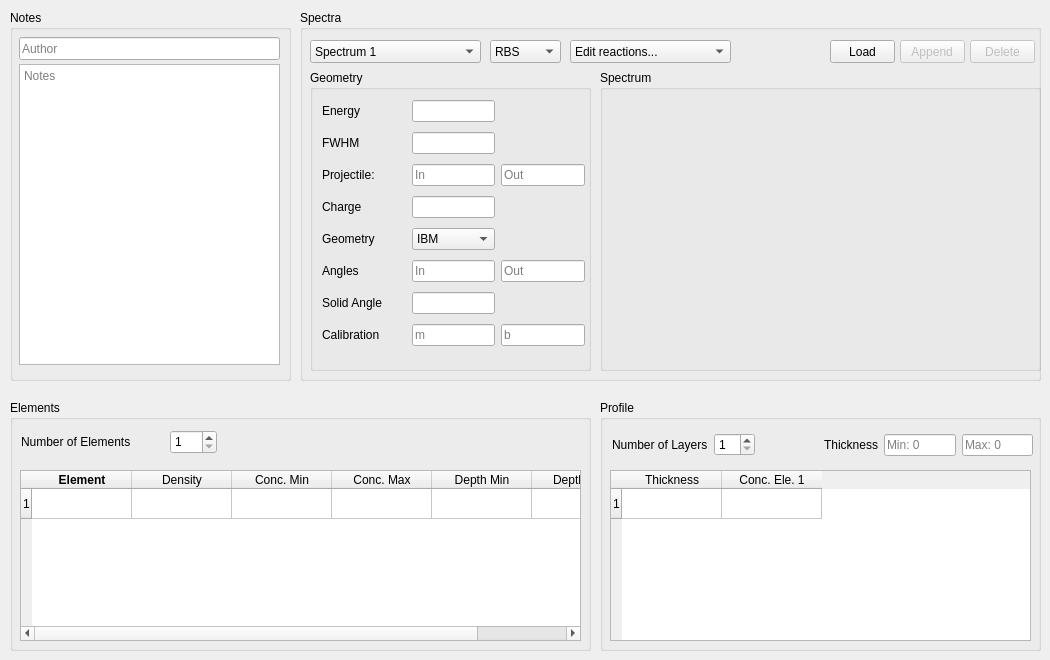
      <widget class="QWidget" name="tab">
       <attribute name="title">
        <string>Basic</string>
       </attribute>
       <widget class="QGroupBox" name="groupBox_2">
        <property name="geometry">
         <rect>
          <x>10</x>
          <y>10</y>
          <width>281</width>
          <height>371</height>
         </rect>
        </property>
        <property name="title">
         <string>Notes</string>
        </property>
        <widget class="QLineEdit" name="notes_user">
         <property name="geometry">
          <rect>
           <x>9</x>
           <y>27</y>
           <width>261</width>
           <height>23</height>
          </rect>
         </property>
         <property name="placeholderText">
          <string>Author</string>
         </property>
        </widget>
        <widget class="QPlainTextEdit" name="notes_note">
         <property name="geometry">
          <rect>
           <x>9</x>
           <y>54</y>
           <width>261</width>
           <height>301</height>
          </rect>
         </property>
         <property name="sizePolicy">
          <sizepolicy hsizetype="Expanding" vsizetype="Expanding">
           <horstretch>1</horstretch>
           <verstretch>0</verstretch>
          </sizepolicy>
         </property>
         <property name="placeholderText">
          <string>Notes</string>
         </property>
        </widget>
       </widget>
       <widget class="QGroupBox" name="groupBox_3">
        <property name="geometry">
         <rect>
          <x>10</x>
          <y>400</y>
          <width>581</width>
          <height>251</height>
         </rect>
        </property>
        <property name="title">
         <string>Elements</string>
        </property>
        <widget class="QTableWidget" name="elements_table">
         <property name="geometry">
          <rect>
           <x>10</x>
           <y>70</y>
           <width>561</width>
           <height>171</height>
          </rect>
         </property>
         <property name="alternatingRowColors">
          <bool>true</bool>
         </property>
         <attribute name="horizontalHeaderDefaultSectionSize">
          <number>100</number>
         </attribute>
         <row>
          <property name="text">
           <string>1</string>
          </property>
         </row>
         <column>
          <property name="text">
           <string>Element</string>
          </property>
          <property name="font">
           <font>
            <weight>75</weight>
            <bold>true</bold>
           </font>
          </property>
         </column>
         <column>
          <property name="text">
           <string>Density</string>
          </property>
          <property name="toolTip">
           <string>&lt;html&gt;&lt;head/&gt;&lt;body&gt;&lt;p&gt;&lt;span style=&quot; font-family:'monospace'; font-size:13px; color:#1a1aa6;&quot;&gt;In 1x10&lt;/span&gt;&lt;span style=&quot; font-family:'monospace'; font-size:13px; color:#1a1aa6; vertical-align:super;&quot;&gt;22&lt;/span&gt;&lt;span style=&quot; font-family:'monospace'; font-size:13px; color:#1a1aa6; vertical-align:super;&quot;/&gt;&lt;span style=&quot; font-family:'monospace'; font-size:13px; color:#1a1aa6;&quot;&gt;at/cm&lt;/span&gt;&lt;span style=&quot; font-family:'monospace'; font-size:13px; color:#1a1aa6; vertical-align:super;&quot;&gt;3&lt;/span&gt;&lt;/p&gt;&lt;/body&gt;&lt;/html&gt;</string>
          </property>
         </column>
         <column>
          <property name="text">
           <string extracomment="Minimum Concentration">Conc. Min</string>
          </property>
          <property name="toolTip">
           <string extracomment="Minimum Concentration"/>
          </property>
          <property name="whatsThis">
           <string extracomment="Minimum Concentration"/>
          </property>
          <property name="textAlignment">
           <set>AlignCenter</set>
          </property>
         </column>
         <column>
          <property name="text">
           <string>Conc. Max</string>
          </property>
         </column>
         <column>
          <property name="text">
           <string>Depth Min</string>
          </property>
         </column>
         <column>
          <property name="text">
           <string>Depth Max</string>
          </property>
         </column>
         <item row="0" column="0">
          <property name="text">
           <string/>
          </property>
         </item>
         <item row="0" column="1">
          <property name="text">
           <string/>
          </property>
         </item>
         <item row="0" column="2">
          <property name="text">
           <string/>
          </property>
         </item>
         <item row="0" column="3">
          <property name="text">
           <string/>
          </property>
         </item>
         <item row="0" column="4">
          <property name="text">
           <string/>
          </property>
         </item>
         <item row="0" column="5">
          <property name="text">
           <string/>
          </property>
         </item>
        </widget>
        <widget class="QSpinBox" name="elements_nelements">
         <property name="geometry">
          <rect>
           <x>160</x>
           <y>30</y>
           <width>47</width>
           <height>24</height>
          </rect>
         </property>
         <property name="minimum">
          <number>1</number>
         </property>
        </widget>
        <widget class="QLabel" name="label_6">
         <property name="geometry">
          <rect>
           <x>11</x>
           <y>34</y>
           <width>141</width>
           <height>16</height>
          </rect>
         </property>
         <property name="text">
          <string>Number of Elements</string>
         </property>
        </widget>
       </widget>
       <widget class="QGroupBox" name="groupBox_5">
        <property name="geometry">
         <rect>
          <x>600</x>
          <y>400</y>
          <width>441</width>
          <height>251</height>
         </rect>
        </property>
        <property name="title">
         <string>Profile</string>
        </property>
        <widget class="QTableWidget" name="profile_table">
         <property name="geometry">
          <rect>
           <x>10</x>
           <y>70</y>
           <width>421</width>
           <height>171</height>
          </rect>
         </property>
         <property name="alternatingRowColors">
          <bool>true</bool>
         </property>
         <attribute name="horizontalHeaderDefaultSectionSize">
          <number>100</number>
         </attribute>
         <row>
          <property name="text">
           <string>1</string>
          </property>
         </row>
         <column>
          <property name="text">
           <string>Thickness</string>
          </property>
          <property name="toolTip">
           <string>&lt;html&gt;&lt;head/&gt;&lt;body&gt;&lt;p&gt;&lt;span style=&quot; font-family:'monospace'; font-size:13px; color:#1a1aa6;&quot;&gt;In 1x10&lt;/span&gt;&lt;span style=&quot; font-family:'monospace'; font-size:13px; color:#1a1aa6; vertical-align:super;&quot;&gt;15 &lt;/span&gt;&lt;span style=&quot; font-family:'monospace'; font-size:13px; color:#1a1aa6;&quot;&gt;at/cm&lt;/span&gt;&lt;span style=&quot; font-family:'monospace'; font-size:13px; color:#1a1aa6; vertical-align:super;&quot;&gt;2&lt;/span&gt;&lt;/p&gt;&lt;/body&gt;&lt;/html&gt;</string>
          </property>
         </column>
         <column>
          <property name="text">
           <string>Conc. Ele. 1</string>
          </property>
         </column>
         <item row="0" column="0">
          <property name="text">
           <string/>
          </property>
         </item>
         <item row="0" column="1">
          <property name="text">
           <string/>
          </property>
         </item>
        </widget>
        <widget class="QLineEdit" name="lineEdit_2">
         <property name="geometry">
          <rect>
           <x>499</x>
           <y>26</y>
           <width>113</width>
           <height>23</height>
          </rect>
         </property>
        </widget>
        <widget class="QWidget" name="layoutWidget">
         <property name="geometry">
          <rect>
           <x>12</x>
           <y>31</y>
           <width>421</width>
           <height>28</height>
          </rect>
         </property>
         <layout class="QHBoxLayout" name="horizontalLayout">
          <item>
           <widget class="QLabel" name="label_7">
            <property name="text">
             <string>Number of Layers</string>
            </property>
           </widget>
          </item>
          <item>
           <widget class="QSpinBox" name="profile_nlayers">
            <property name="minimum">
             <number>1</number>
            </property>
           </widget>
          </item>
          <item>
           <spacer name="horizontalSpacer_4">
            <property name="orientation">
             <enum>Qt::Horizontal</enum>
            </property>
            <property name="sizeHint" stdset="0">
             <size>
              <width>100</width>
              <height>20</height>
             </size>
            </property>
           </spacer>
          </item>
          <item>
           <widget class="QLabel" name="label_33">
            <property name="toolTip">
             <string>&lt;html&gt;&lt;head/&gt;&lt;body&gt;&lt;p&gt;&lt;span style=&quot; font-family:'monospace'; font-size:13px; color:#1a1aa6;&quot;&gt;In 1x10&lt;/span&gt;&lt;span style=&quot; font-family:'monospace'; font-size:13px; color:#1a1aa6; vertical-align:super;&quot;&gt;15 &lt;/span&gt;&lt;span style=&quot; font-family:'monospace'; font-size:13px; color:#1a1aa6;&quot;&gt;at/cm&lt;/span&gt;&lt;span style=&quot; font-family:'monospace'; font-size:13px; color:#1a1aa6; vertical-align:super;&quot;&gt;2&lt;/span&gt;&lt;/p&gt;&lt;/body&gt;&lt;/html&gt;</string>
            </property>
            <property name="text">
             <string>Thickness</string>
            </property>
           </widget>
          </item>
          <item>
           <widget class="QLineEdit" name="profile_min_thickness">
            <property name="text">
             <string/>
            </property>
            <property name="placeholderText">
             <string>Min: 0</string>
            </property>
           </widget>
          </item>
          <item>
           <widget class="QLineEdit" name="profile_max_thickness">
            <property name="text">
             <string/>
            </property>
            <property name="placeholderText">
             <string>Max: 0</string>
            </property>
           </widget>
          </item>
         </layout>
        </widget>
       </widget>
       <widget class="QGroupBox" name="groupBox_6">
        <property name="geometry">
         <rect>
          <x>300</x>
          <y>10</y>
          <width>741</width>
          <height>371</height>
         </rect>
        </property>
        <property name="title">
         <string>Spectra</string>
        </property>
        <widget class="QGroupBox" name="groupBox_4">
         <property name="geometry">
          <rect>
           <x>300</x>
           <y>60</y>
           <width>441</width>
           <height>301</height>
          </rect>
         </property>
         <property name="title">
          <string>Spectrum</string>
         </property>
         <widget class="QWidget" name="verticalLayoutWidget">
          <property name="geometry">
           <rect>
            <x>10</x>
            <y>30</y>
            <width>421</width>
            <height>261</height>
           </rect>
          </property>
          <layout class="QVBoxLayout" name="spectra_plot"/>
         </widget>
        </widget>
        <widget class="QGroupBox" name="groupBox">
         <property name="geometry">
          <rect>
           <x>10</x>
           <y>60</y>
           <width>281</width>
           <height>301</height>
          </rect>
         </property>
         <property name="sizePolicy">
          <sizepolicy hsizetype="Preferred" vsizetype="Preferred">
           <horstretch>0</horstretch>
           <verstretch>0</verstretch>
          </sizepolicy>
         </property>
         <property name="toolTip">
          <string extracomment="Energy in keV"/>
         </property>
         <property name="title">
          <string>Geometry</string>
         </property>
         <widget class="QWidget" name="layoutWidget">
          <property name="geometry">
           <rect>
            <x>0</x>
            <y>20</y>
            <width>281</width>
            <height>271</height>
           </rect>
          </property>
          <layout class="QGridLayout" name="gridLayout">
           <property name="leftMargin">
            <number>12</number>
           </property>
           <property name="topMargin">
            <number>6</number>
           </property>
           <property name="rightMargin">
            <number>6</number>
           </property>
           <property name="bottomMargin">
            <number>6</number>
           </property>
           <item row="6" column="1">
            <widget class="QComboBox" name="geo_geometry">
             <item>
              <property name="text">
               <string>IBM</string>
              </property>
             </item>
             <item>
              <property name="text">
               <string>Cornell</string>
              </property>
             </item>
             <item>
              <property name="text">
               <string>General</string>
              </property>
             </item>
            </widget>
           </item>
           <item row="3" column="0">
            <widget class="QLabel" name="label_8">
             <property name="sizePolicy">
              <sizepolicy hsizetype="Expanding" vsizetype="Preferred">
               <horstretch>50</horstretch>
               <verstretch>0</verstretch>
              </sizepolicy>
             </property>
             <property name="minimumSize">
              <size>
               <width>0</width>
               <height>0</height>
              </size>
             </property>
             <property name="text">
              <string>Projectile:</string>
             </property>
             <property name="buddy">
              <cstring>geo_angle_in</cstring>
             </property>
            </widget>
           </item>
           <item row="7" column="1">
            <widget class="QLineEdit" name="geo_angle_in">
             <property name="sizePolicy">
              <sizepolicy hsizetype="Fixed" vsizetype="Fixed">
               <horstretch>50</horstretch>
               <verstretch>0</verstretch>
              </sizepolicy>
             </property>
             <property name="minimumSize">
              <size>
               <width>50</width>
               <height>0</height>
              </size>
             </property>
             <property name="placeholderText">
              <string>In</string>
             </property>
            </widget>
           </item>
           <item row="9" column="2">
            <widget class="QLineEdit" name="geo_calibration_b">
             <property name="sizePolicy">
              <sizepolicy hsizetype="Fixed" vsizetype="Fixed">
               <horstretch>50</horstretch>
               <verstretch>0</verstretch>
              </sizepolicy>
             </property>
             <property name="minimumSize">
              <size>
               <width>50</width>
               <height>0</height>
              </size>
             </property>
             <property name="placeholderText">
              <string>b</string>
             </property>
            </widget>
           </item>
           <item row="7" column="2">
            <widget class="QLineEdit" name="geo_angle_out">
             <property name="sizePolicy">
              <sizepolicy hsizetype="Fixed" vsizetype="Fixed">
               <horstretch>50</horstretch>
               <verstretch>0</verstretch>
              </sizepolicy>
             </property>
             <property name="minimumSize">
              <size>
               <width>50</width>
               <height>0</height>
              </size>
             </property>
             <property name="placeholderText">
              <string>Out</string>
             </property>
            </widget>
           </item>
           <item row="5" column="1">
            <widget class="QLineEdit" name="geo_charge">
             <property name="sizePolicy">
              <sizepolicy hsizetype="Fixed" vsizetype="Fixed">
               <horstretch>50</horstretch>
               <verstretch>0</verstretch>
              </sizepolicy>
             </property>
             <property name="minimumSize">
              <size>
               <width>50</width>
               <height>0</height>
              </size>
             </property>
             <property name="cursor">
              <cursorShape>IBeamCursor</cursorShape>
             </property>
             <property name="text">
              <string/>
             </property>
             <property name="placeholderText">
              <string/>
             </property>
            </widget>
           </item>
           <item row="9" column="1">
            <widget class="QLineEdit" name="geo_calibration_m">
             <property name="sizePolicy">
              <sizepolicy hsizetype="Fixed" vsizetype="Fixed">
               <horstretch>50</horstretch>
               <verstretch>0</verstretch>
              </sizepolicy>
             </property>
             <property name="minimumSize">
              <size>
               <width>50</width>
               <height>0</height>
              </size>
             </property>
             <property name="placeholderText">
              <string>m</string>
             </property>
            </widget>
           </item>
           <item row="7" column="0">
            <widget class="QLabel" name="label_geo_angles">
             <property name="sizePolicy">
              <sizepolicy hsizetype="Expanding" vsizetype="Preferred">
               <horstretch>50</horstretch>
               <verstretch>0</verstretch>
              </sizepolicy>
             </property>
             <property name="minimumSize">
              <size>
               <width>0</width>
               <height>0</height>
              </size>
             </property>
             <property name="toolTip">
              <string>In degrees</string>
             </property>
             <property name="text">
              <string>Angles</string>
             </property>
             <property name="buddy">
              <cstring>geo_angle_in</cstring>
             </property>
            </widget>
           </item>
           <item row="8" column="1">
            <widget class="QLineEdit" name="geo_solid_angle">
             <property name="sizePolicy">
              <sizepolicy hsizetype="Fixed" vsizetype="Fixed">
               <horstretch>50</horstretch>
               <verstretch>0</verstretch>
              </sizepolicy>
             </property>
             <property name="minimumSize">
              <size>
               <width>50</width>
               <height>0</height>
              </size>
             </property>
            </widget>
           </item>
           <item row="0" column="1">
            <widget class="QLineEdit" name="geo_energy">
             <property name="sizePolicy">
              <sizepolicy hsizetype="Expanding" vsizetype="Fixed">
               <horstretch>0</horstretch>
               <verstretch>0</verstretch>
              </sizepolicy>
             </property>
             <property name="minimumSize">
              <size>
               <width>50</width>
               <height>0</height>
              </size>
             </property>
            </widget>
           </item>
           <item row="1" column="1">
            <widget class="QLineEdit" name="geo_fwhm">
             <property name="sizePolicy">
              <sizepolicy hsizetype="Fixed" vsizetype="Fixed">
               <horstretch>0</horstretch>
               <verstretch>0</verstretch>
              </sizepolicy>
             </property>
             <property name="minimumSize">
              <size>
               <width>50</width>
               <height>0</height>
              </size>
             </property>
            </widget>
           </item>
           <item row="8" column="0">
            <widget class="QLabel" name="label_12">
             <property name="sizePolicy">
              <sizepolicy hsizetype="Expanding" vsizetype="Preferred">
               <horstretch>50</horstretch>
               <verstretch>0</verstretch>
              </sizepolicy>
             </property>
             <property name="minimumSize">
              <size>
               <width>0</width>
               <height>0</height>
              </size>
             </property>
             <property name="toolTip">
              <string>In msr</string>
             </property>
             <property name="text">
              <string>Solid Angle</string>
             </property>
             <property name="buddy">
              <cstring>geo_angle_in</cstring>
             </property>
            </widget>
           </item>
           <item row="6" column="0">
            <widget class="QLabel" name="label_geo_geometry">
             <property name="sizePolicy">
              <sizepolicy hsizetype="Expanding" vsizetype="Preferred">
               <horstretch>50</horstretch>
               <verstretch>0</verstretch>
              </sizepolicy>
             </property>
             <property name="minimumSize">
              <size>
               <width>0</width>
               <height>0</height>
              </size>
             </property>
             <property name="text">
              <string>Geometry</string>
             </property>
             <property name="buddy">
              <cstring>geo_angle_in</cstring>
             </property>
            </widget>
           </item>
           <item row="1" column="0">
            <widget class="QLabel" name="label_geo_fwhm">
             <property name="toolTip">
              <string>In keV</string>
             </property>
             <property name="text">
              <string>&lt;html&gt;&lt;head/&gt;&lt;body&gt;&lt;p&gt;FWHM&lt;/p&gt;&lt;/body&gt;&lt;/html&gt;</string>
             </property>
            </widget>
           </item>
           <item row="9" column="0">
            <widget class="QLabel" name="label_5">
             <property name="sizePolicy">
              <sizepolicy hsizetype="Expanding" vsizetype="Preferred">
               <horstretch>50</horstretch>
               <verstretch>0</verstretch>
              </sizepolicy>
             </property>
             <property name="minimumSize">
              <size>
               <width>0</width>
               <height>0</height>
              </size>
             </property>
             <property name="toolTip">
              <string>In keV/channel, keV</string>
             </property>
             <property name="text">
              <string>Calibration  </string>
             </property>
             <property name="buddy">
              <cstring>geo_angle_in</cstring>
             </property>
            </widget>
           </item>
           <item row="0" column="0">
            <widget class="QLabel" name="label">
             <property name="sizePolicy">
              <sizepolicy hsizetype="Expanding" vsizetype="Preferred">
               <horstretch>50</horstretch>
               <verstretch>0</verstretch>
              </sizepolicy>
             </property>
             <property name="minimumSize">
              <size>
               <width>0</width>
               <height>0</height>
              </size>
             </property>
             <property name="toolTip">
              <string extracomment="In keV">In keV</string>
             </property>
             <property name="toolTipDuration">
              <number>-1</number>
             </property>
             <property name="text">
              <string>Energy</string>
             </property>
            </widget>
           </item>
           <item row="5" column="0">
            <widget class="QLabel" name="label_geo_charge">
             <property name="sizePolicy">
              <sizepolicy hsizetype="Expanding" vsizetype="Preferred">
               <horstretch>50</horstretch>
               <verstretch>0</verstretch>
              </sizepolicy>
             </property>
             <property name="minimumSize">
              <size>
               <width>0</width>
               <height>0</height>
              </size>
             </property>
             <property name="text">
              <string>Charge</string>
             </property>
             <property name="buddy">
              <cstring>geo_angle_in</cstring>
             </property>
            </widget>
           </item>
           <item row="3" column="1">
            <widget class="QLineEdit" name="geo_projectile_in">
             <property name="sizePolicy">
              <sizepolicy hsizetype="Fixed" vsizetype="Fixed">
               <horstretch>50</horstretch>
               <verstretch>0</verstretch>
              </sizepolicy>
             </property>
             <property name="minimumSize">
              <size>
               <width>50</width>
               <height>0</height>
              </size>
             </property>
             <property name="placeholderText">
              <string>In</string>
             </property>
            </widget>
           </item>
           <item row="3" column="2">
            <widget class="QLineEdit" name="geo_projectile_out">
             <property name="sizePolicy">
              <sizepolicy hsizetype="Preferred" vsizetype="Fixed">
               <horstretch>50</horstretch>
               <verstretch>0</verstretch>
              </sizepolicy>
             </property>
             <property name="minimumSize">
              <size>
               <width>50</width>
               <height>0</height>
              </size>
             </property>
             <property name="placeholderText">
              <string>Out</string>
             </property>
            </widget>
           </item>
          </layout>
         </widget>
        </widget>
        <widget class="QComboBox" name="comboSpectrum_id">
         <property name="geometry">
          <rect>
           <x>10</x>
           <y>30</y>
           <width>171</width>
           <height>23</height>
          </rect>
         </property>
         <item>
          <property name="text">
           <string>Spectrum 1</string>
          </property>
         </item>
        </widget>
        <widget class="QPushButton" name="appendSpectrumButton">
         <property name="enabled">
          <bool>false</bool>
         </property>
         <property name="geometry">
          <rect>
           <x>600</x>
           <y>30</y>
           <width>65</width>
           <height>23</height>
          </rect>
         </property>
         <property name="text">
          <string> Append </string>
         </property>
        </widget>
        <widget class="QPushButton" name="loadSpectrumButton">
         <property name="geometry">
          <rect>
           <x>530</x>
           <y>30</y>
           <width>65</width>
           <height>23</height>
          </rect>
         </property>
         <property name="text">
          <string>Load</string>
         </property>
        </widget>
        <widget class="QComboBox" name="comboTechnique">
         <property name="geometry">
          <rect>
           <x>190</x>
           <y>30</y>
           <width>71</width>
           <height>23</height>
          </rect>
         </property>
         <item>
          <property name="text">
           <string>RBS</string>
          </property>
         </item>
         <item>
          <property name="text">
           <string>NRA</string>
          </property>
         </item>
         <item>
          <property name="text">
           <string>PIXE</string>
          </property>
         </item>
         <item>
          <property name="text">
           <string>SIMS</string>
          </property>
         </item>
        </widget>
        <widget class="QPushButton" name="deleteSpectrumButton">
         <property name="enabled">
          <bool>false</bool>
         </property>
         <property name="geometry">
          <rect>
           <x>670</x>
           <y>30</y>
           <width>65</width>
           <height>23</height>
          </rect>
         </property>
         <property name="text">
          <string>Delete</string>
         </property>
        </widget>
        <widget class="QComboBox" name="comboReactions">
         <property name="geometry">
          <rect>
           <x>270</x>
           <y>30</y>
           <width>161</width>
           <height>23</height>
          </rect>
         </property>
         <item>
          <property name="text">
           <string>Edit reactions...</string>
          </property>
         </item>
        </widget>
       </widget>
      </widget>
